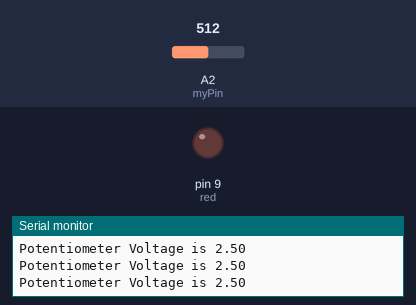
Bench run of a sketch on a simulated Arduino Uno, built with avr-gcc and run on an emulated ATmega328P. On the bench: output pins drawn as LEDs (lit = HIGH), the last lines printed to the serial monitor. The test bench sets the inputs (shaded band); at power-on: A2 (myPin) = 512.

Above: at 1.2 s.
1.3 s: A2 (myPin) set to 808
2.8 s: A2 (myPin) set to 829
At 3.8 s:
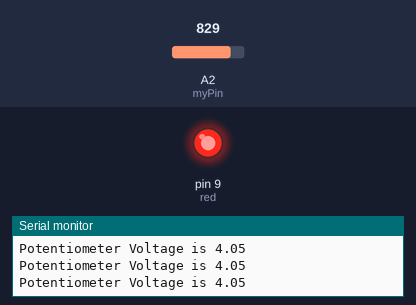
4.5 s: A2 (myPin) set to 716
At 5.1 s:
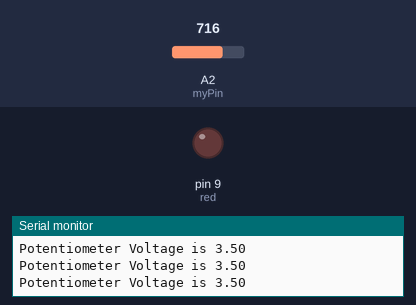
6.0 s: A2 (myPin) set to 900
At 6.4 s:
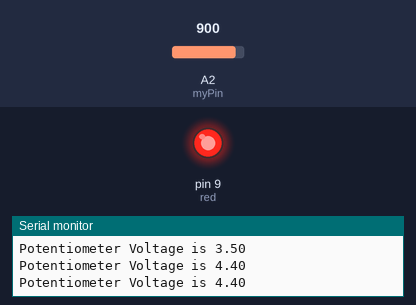
Timing chart, 0 to 8.5 s (numbered marks = the images above; inputs shaded):
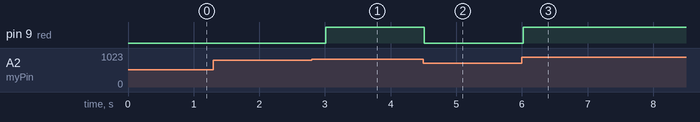

The sketch:

BAI3.LIGHT_TURN_ON_AT_4VOLTS.ino
```cpp
int myPin = A2;
int readVal;
float V2;
int dt=250;
int red=9;
void setup() {
  Serial.begin(9600);
  pinMode(myPin, INPUT);
  pinMode(red, OUTPUT);
}
void loop() {
  readVal = analogRead(myPin);
  V2 = (5.0 / 1023.0) * readVal;
  Serial.print("Potentiometer Voltage is ");
  Serial.println(V2);
  if(V2 > 4.0){
    digitalWrite(red, HIGH);
  }
  if(V2 <= 4.0){
    digitalWrite(red, LOW);
  }
  delay(dt);
}
```

Measured:
- the behaviour switches between 818 and 819 on A2 (myPin) (found by bisection; images 0 and 1)
- after the input at 2.8 s, pin 9 (red): LOW → HIGH after 0.21 s
- after the input at 4.5 s, pin 9 (red): HIGH → LOW at once
- after the input at 6.0 s, pin 9 (red): LOW → HIGH at once
